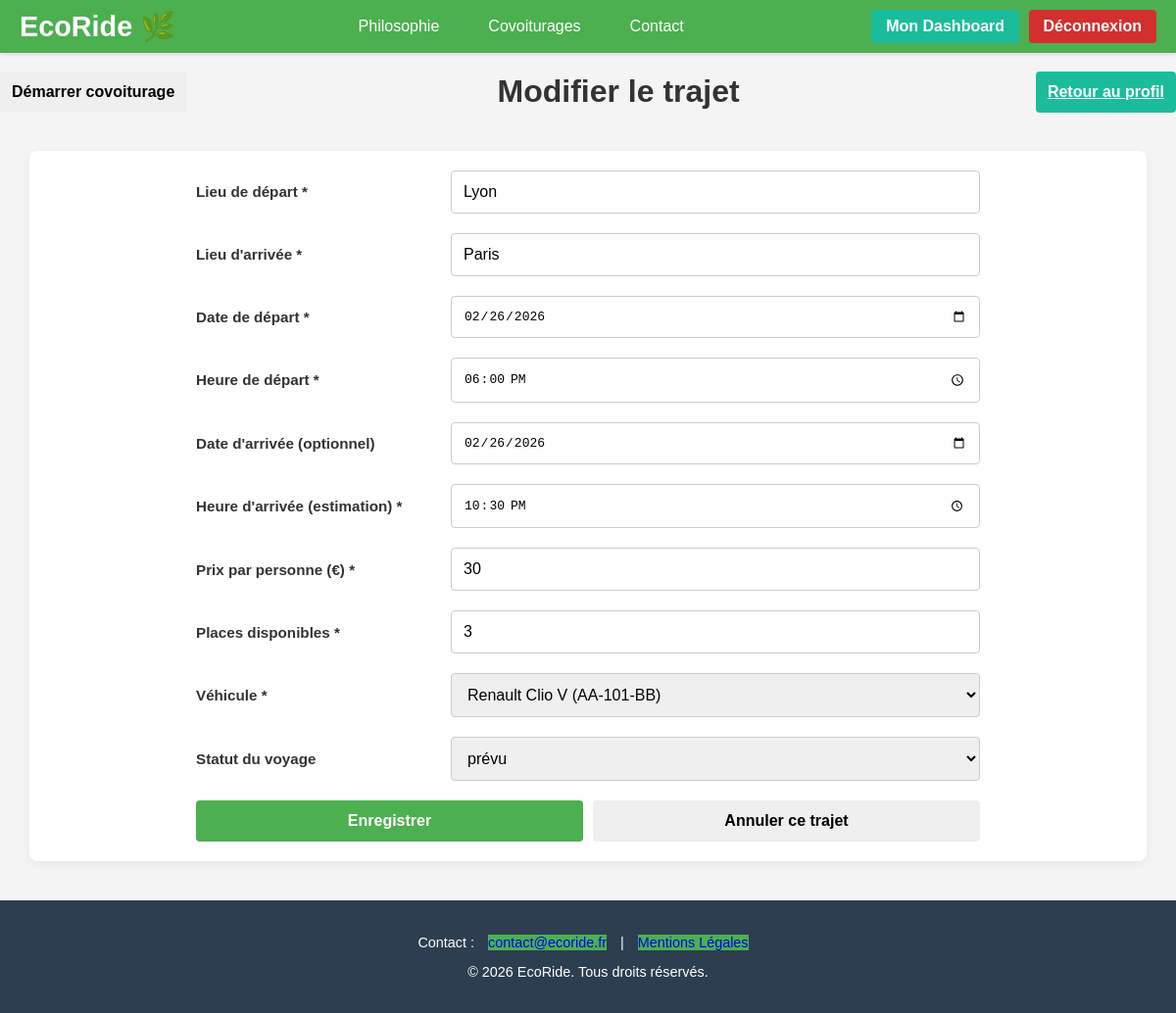
Screenshot of /public/index.php?p=trajets.edit&id=26 (signed in) with the database file from the repository.
### tables this page shows
CREATE TABLE IF NOT EXISTS `covoiturage` (
  `covoiturage_id` INT NOT NULL AUTO_INCREMENT,
  `date_depart` DATE NOT NULL,
  `heure_depart` TIME NOT NULL,  
  `lieu_depart` VARCHAR(50) NOT NULL,
  `date_arrivee` DATE NULL,
  `heure_arrivee` TIME NULL,	 
  `lieu_arrivee` VARCHAR(50) NOT NULL,
  `statut_covoiturage_id` INT NOT NULL,  
  `avis_covoiturage_id` INT NULL,  
  `nb_place` INT NOT NULL,
  `prix_personne` FLOAT NOT NULL,
  `voiture_id` INT NOT NULL,  
  PRIMARY KEY (`covoiturage_id`),
  INDEX `fk_covoiturage_voiture_utilise_idx` (`voiture_id` ASC),
  INDEX `fk_statut_covoiturage_idx` (`statut_covoiturage_id` ASC),
  INDEX `fk_avis_covoiturage_idx` (`avis_covoiturage_id` ASC),
  CONSTRAINT `fk_covoiturage_voiture_utilise`
    FOREIGN KEY (`voiture_id`)
    REFERENCES `voiture` (`voiture_id`),
  CONSTRAINT `fk_statut_covoiturage_id`
    FOREIGN KEY (`statut_covoiturage_id`)
    REFERENCES `statut_covoiturage` (`statut_covoiturage_id`),
  CONSTRAINT `fk_avis_covoiturage_id`
    FOREIGN KEY (`avis_covoiturage_id`)
    REFERENCES `avis_covoiturage` (`avis_covoiturage_id`)
);

CREATE TABLE IF NOT EXISTS `voiture` (
  `voiture_id` INT NOT NULL AUTO_INCREMENT,
  `modele` VARCHAR(50) NOT NULL,
  `immatriculation` VARCHAR(50) NOT NULL UNIQUE,
  `energie` VARCHAR(50) NOT NULL,
  `couleur` VARCHAR(50) NULL,
  `date_premiere_immatriculation` VARCHAR(50) NULL,  
  `marque_id` INT NOT NULL,  
  `utilisateur_id` INT NOT NULL,
  PRIMARY KEY (`voiture_id`),
  INDEX `fk_voiture_marque_detient_idx` (`marque_id` ASC),
  INDEX `fk_voiture_utilisateur_idx` (`utilisateur_id` ASC),
  CONSTRAINT `fk_voiture_marque_detient`
    FOREIGN KEY (`marque_id`)
    REFERENCES `marque` (`marque_id`),
  CONSTRAINT `fk_voiture_utilisateur` 
	FOREIGN KEY (`utilisateur_id`) 
    REFERENCES `utilisateur` (`utilisateur_id`)
);

CREATE TABLE IF NOT EXISTS `marque` (
  `marque_id` INT NOT NULL AUTO_INCREMENT,
  `libelle` VARCHAR(50) NOT NULL UNIQUE,
  PRIMARY KEY (`marque_id`)
);

### core/Controller/Controller.php (called while the page is built, shortened)
<?php
class Controller
{
    protected $viewPath;
    protected function render($view, $variables = [])
    {
        extract($variables);
        require($this->viewPath . str_replace('.', '/', $view) . '.php');
    }
}

### app/Controller/TrajetsController.php (called while the page is built, shortened)
<?php
class TrajetsController extends AppController
{
    public function edit()
    {
        $id = intval($_GET['id']);
        $trajet = $this->Covoiturage->findWithDetails($id);
        $voitures = $this->Voiture->getVoituresByUserId($_SESSION['auth']);
        $statuts = $this->Covoiturage->getListStatuts();
        $this->render('trajets.nouveau.edit', compact('form', 'trajet', 'voitures', 'statuts'));
    }
}

### core/Model/Model.php (called while the page is built, shortened)
<?php
class Model
{
    protected $db;
    public function __construct(Database $db)
    {
        $this->db = $db;
    }
    public function query($statement, $attributes = null, $one = false)
    {
        $classe_name = str_replace('Model', 'Entity', get_class($this));
        if ($attributes) {
            return $this->db->prepare(
                $statement,
                $attributes,
                $classe_name,
                $one
            );
        } else {
            return $this->db->query(
                $statement,
                $classe_name,
                $one
            );
        }
    }
}

### core/Database/MysqlDatabase.php (called while the page is built, shortened)
<?php
class MysqlDatabase extends Database
{
    private $dbname;
    private $dbusername;
    private $dbpassword;
    private $dbhost;
    private $pdo;
    public function __construct($dbname = '', $dbusername = 'root', $dbpassword = '', $dbhost = 'localhost')
    {
        $this->dbname = $dbname;
        $this->dbusername = $dbusername;
        $this->dbpassword = $dbpassword;
        $this->dbhost = $dbhost;
    }
    private function getPdo()
    {
        if ($this->pdo === null) {
            $dns = 'mysql:host=' . $this->dbhost . ';dbname=' . $this->dbname;
            $pdo = new PDO($dns, $this->dbusername, $this->dbpassword);
            $pdo->setAttribute(PDO::ATTR_ERRMODE, PDO::ERRMODE_EXCEPTION);
            $this->pdo = $pdo;
        }
        return $this->pdo;
    }
    public function query($statement, $class_name = null, $one = false)
    {
        $req = $this->getPdo()->query($statement);
        if ($class_name === null) {
            $req->setFetchMode(PDO::FETCH_OBJ);
        } else {
            $req->setFetchMode(PDO::FETCH_CLASS, $class_name);
        }
        if ($one) {
            $datas = $req->fetch();
        } else {
            $datas = $req->fetchAll();
        }
        return $datas;
    }
    public function prepare($statement, $attributes, $class_name = null, $one = false)
    {
        $req = $this->getPdo()->prepare($statement);
        $res = $req->execute($attributes);
        if ($class_name === null) {
            $req->setFetchMode(PDO::FETCH_OBJ);
        } else {
            $req->setFetchMode(PDO::FETCH_CLASS, $class_name);
        }
        if ($one) {
            $datas = $req->fetch();
        } else {
            $datas = $req->fetchAll();
        }
        return $datas;
    }
}

### app/Model/CovoiturageModel.php (called while the page is built, shortened)
<?php
class CovoiturageModel extends Model
{
    public function findWithDetails($covoiturage_id)
    {
        $covoiturage = $this->query(
            "select
                c.covoiturage_id,
                c.statut_covoiturage_id,
                c.date_depart,
                c.heure_depart,
                c.lieu_depart,
                c.date_arrivee,
                c.heure_arrivee,
                c.lieu_arrivee,
                s.libelle as statut,
                c.nb_place,
                c.prix_personne,
                c.voiture_id,
                u.pseudo,
                u.utilisateur_id,
                v.energie,
                v.modele,
                v.couleur,
                m.libelle as marque
            from covoiturage c
            join voiture v on (v.voiture_id = c.voiture_id)
            join utilisateur u on (u.utilisateur_id = v.utilisateur_id)
            join marque m on (m.marque_id = v.marque_id)
            join statut_covoiturage s on (c.statut_covoiturage_id = s.statut_covoiturage_id)
            where c.covoiturage_id = ?",
            [$covoiturage_id],
            true
        );
        $avis = $this->query(
            "select
                a.avis_id,
                n.libelle as note,
                a.commentaire,
                sa.libelle as statut
            from avis a
            join utilisateur u on (u.utilisateur_id = a.utilisateur_id)
            join statut_avis sa on (a.statut_avis_id = sa.statut_avis_id)
            join note n on (a.note_id = n.note_id)
            where a.utilisateur_id = ?
            order by a.avis_id desc
            limit 10",
            [$covoiturage->utilisateur_id]
        );
        $covoiturage->avis = $avis ?? [];
        return $covoiturage;
    }
    public function getListStatuts()
    {
        return $this->query("SELECT * FROM statut_covoiturage");
    }
}

### app/Autoloader.php (called while the page is built, shortened)
<?php
class Autoloader
{
    static function fautoload($class)
    {
        if (strpos($class, __NAMESPACE__) === 0) {
            $class = str_replace(__NAMESPACE__ . '\\', '', $class);
            $class = str_replace('\\', '/', $class);
        }
    }
}

### app/Model/VoitureModel.php (called while the page is built, shortened)
<?php
class VoitureModel extends Model
{
    protected $table = 'voiture';
    public function getVoituresByUserId($utilisateur_id)
    {
        return $this->query(
            "SELECT
                v.*,
                m.libelle as marque
            FROM {$this->table} v
            JOIN marque m ON v.marque_id = m.marque_id
            WHERE v.utilisateur_id = ?",
            [$utilisateur_id]
        );
    }
}

### app/Views/trajets/nouveau/edit.php (the view, shortened to what this page needs)
    <div class="presentation-content">
        <div class="dashboard-header" style="background: none; color: inherit; padding: 0; box-shadow: none; display: flex; justify-content: space-between; align-items: center;">
            <?php if (in_array($trajet->statut_covoiturage_id, [2, 3])): ?>
                <form action="index.php?p=covoiturages.start" method="POST" style="display:inline;">
                    <button type="submit" class="btn btn-success" style="margin-right: 15px;">Démarrer covoiturage</button>
                </form>
            <?php
            else: ?>
                <div style="width: 1px;"></div>
            <?php endif; ?>
            <h1>Modifier le trajet</h1>
            <a href="index.php?p=utilisateurs.profile.index" class="btn btn-secondary">Retour au profil</a>
        </div>
    </div>
<section class="presentation-section">
    <div class="presentation-content">
        <form action="index.php?p=trajets.update" method="POST" class="form-utilisateurs" style="text-align: left; max-width: 800px; margin: 0 auto;">
            <div class="form-group-row">
                <div class="form-group">
                    <label for="lieu_depart">Lieu de départ *</label>
                    <input type="text" id="lieu_depart" name="lieu_depart" class="form-control" value="<?= htmlspecialchars($trajet->lieu_depart) ?>" required>
                </div>
                <div class="form-group">
                    <label for="lieu_arrivee">Lieu d'arrivée *</label>
                    <input type="text" id="lieu_arrivee" name="lieu_arrivee" class="form-control" value="<?= htmlspecialchars($trajet->lieu_arrivee) ?>" required>
                </div>
            </div>
            <div class="form-group-row">
                <div class="form-group">
                    <label for="date_depart">Date de départ *</label>
                    <input type="date" id="date_depart" name="date_depart" class="form-control" value="<?= $trajet->date_depart ?>" required>
                </div>
                <div class="form-group">
                    <label for="heure_depart">Heure de départ *</label>
                    <input type="time" id="heure_depart" name="heure_depart" class="form-control" value="<?= substr($trajet->heure_depart, 0, 5) ?>" required>
                </div>
            </div>
             <div class="form-group-row">
                <div class="form-group">
                    <label for="date_arrivee">Date d'arrivée (optionnel)</label>
                    <input type="date" id="date_arrivee" name="date_arrivee" class="form-control" value="<?= $trajet->date_arrivee ?>">
                </div>
                <div class="form-group">
                    <label for="heure_arrivee">Heure d'arrivée (estimation) *</label>
                    <input type="time" id="heure_arrivee" name="heure_arrivee" class="form-control" value="<?= substr($trajet->heure_arrivee, 0, 5) ?>" required>
                </div>
            </div>
            <div class="form-group-row">
                <div class="form-group">
                    <label for="prix_personne">Prix par personne (€) *</label>
                    <input type="number" id="prix_personne" name="prix_personne" class="form-control" value="<?= intval($trajet->prix_personne) ?>" min="0" step="1" required>
                </div>
                <div class="form-group">
                    <label for="nb_place">Places disponibles *</label>
                    <input type="number" id="nb_place" name="nb_place" class="form-control" value="<?= $trajet->nb_place ?>" min="1" max="9" required>
                </div>
            </div>
            <div class="form-group-row">
                <div class="form-group">
                    <label for="voiture_id">Véhicule *</label>
                    <select id="voiture_id" name="voiture_id" class="form-control" required>
                        <?php foreach ($voitures as $voiture): ?>
                            <option value="<?= $voiture->voiture_id ?>" <?= $voiture->voiture_id == $trajet->voiture_id ? 'selected' : '' ?>>
                                <?= htmlspecialchars($voiture->marque . ' ' . $voiture->modele . ' (' . $voiture->immatriculation . ')') ?>
                            </option>
                        <?php endforeach; ?>
                    </select>
                </div>
                <div class="form-group">
                    <label for="statut_covoiturage_id">Statut du voyage</label>
                    <select id="statut_covoiturage_id" name="statut_covoiturage_id" class="form-control">
                        <?php foreach ($statuts as $statut): ?>
                            <option value="<?= $statut->statut_covoiturage_id ?>" <?= (isset($trajet->statut) && $trajet->statut == $statut->libelle) ? 'selected' : '' ?>>
                                <?= htmlspecialchars($statut->libelle) ?>
                            </option>
                        <?php endforeach; ?>
                    </select>
                </div>
            </div>
            <div class="form-buttons">
                <button type="submit" class="btn btn-primary">Enregistrer</button>
                <button type="button" class="btn btn-danger" onclick="confirmCancel()">Annuler ce trajet</button>
            </div>
        </form>
    </div>
</section>

### rows the page displays
covoiturage: lieu_depart "Lyon", lieu_arrivee "Paris", date_depart "02/26/2026", heure_depart "18:00", date_arrivee "02/26/2026", heure_arrivee "22:30", prix_personne "30", nb_place "3", voiture_id "Renault Clio V (AA-101-BB)"

### other values shown
form field statut_covoiturage_id "prévu"
